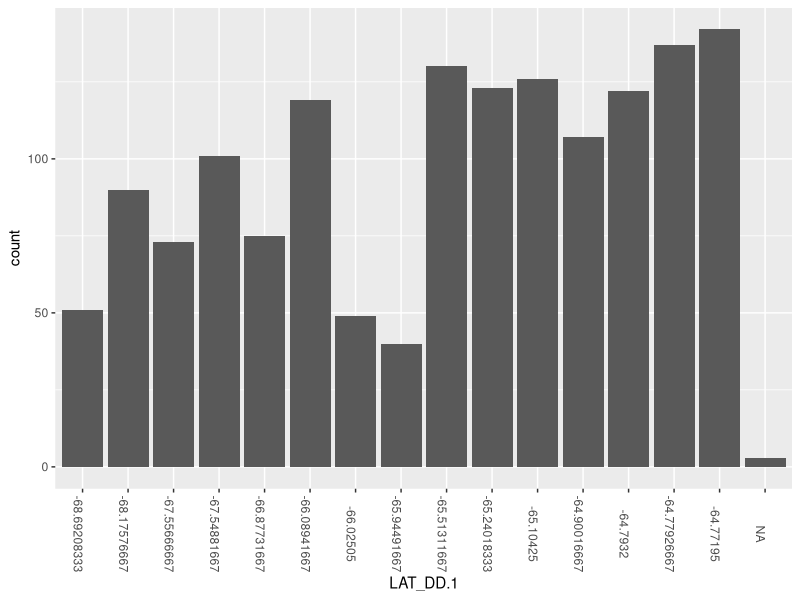
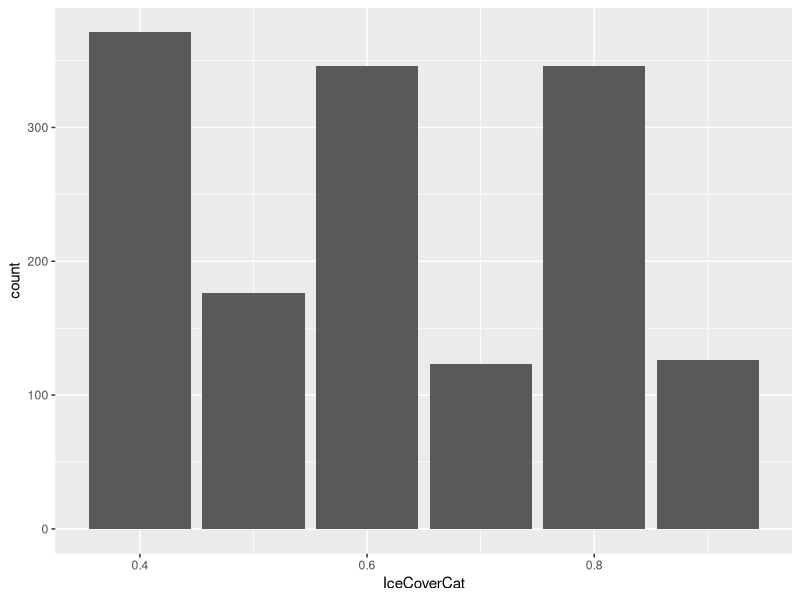

These figures' R source, in order:
## ---- chunk 1
knitr::opts_chunk$set(echo = TRUE)
library(tidyverse)
library(viridis)
library(tufte)
library(kableExtra)
## ---- chunk 2
samples <- read_csv("B-236_Fatty-Acid_Collections_QAQC.csv")
## ---- chunk 3
phyla <- unique(samples$phylum)
phyla <- phyla %>%
  na.omit()
unique(phyla)
## ---- chunk 4
samples$count <- 1
samples$LAT_DD.1 <- as.factor(samples$LAT_DD.1)
ggplot(samples, aes(x = LAT_DD.1, y = count)) +
         geom_col() + 
  theme(axis.text.x = element_text(angle = 270))
          
## ---- chunk 5
samples$count <- 1
ggplot(samples, aes(x = IceCoverCat, y = count)) +
         geom_col()
## ---- chunk 6
class <- unique(samples$class)
class <- class %>%
  na.omit()
unique(class)
## ---- chunk 7
all_inverts <- samples %>%
  filter(kingdom == "Animalia" | is.na(kingdom))
all_algae <- samples %>%
  filter(kingdom %in% c('Plantae', 'Chromista'))
## ---- chunk 8
most_taxa <- samples %>%
  select(count, genusSpecies) %>%
  group_by(genusSpecies) %>%
  summarise(sum(count)) 
names(most_taxa)[names(most_taxa)=="sum(count)"] <- "count"
arrange(most_taxa, desc(count))
## ---- chunk 9
library(dplyr)
sitereps <- read_csv('core_species_siterep.csv')
siterepkable <- kable(sitereps[2:4], longtable = TRUE) 
siterepkable
## ---- chunk 10
most_inverts <- samples %>%
  filter(kingdom == "Animalia" | is.na(kingdom)) %>%
  select(count, genusSpecies) %>%
  group_by(genusSpecies) %>%
  summarise(sum(count)) 
names(most_inverts)[names(most_inverts)=="sum(count)"] <- "count"
arrange(most_inverts, desc(count))
## ---- chunk 11
most_algae <- samples %>%
  filter(kingdom %in% c('Plantae', 'Chromista')) %>%
  select(count, genusSpecies) %>%
  group_by(genusSpecies) %>%
  summarise(sum(count)) 
names(most_algae)[names(most_algae)=="sum(count)"] <- "count"
arrange(most_algae, desc(count))
## ---- chunk 12
algaesamps <- samples %>%
  filter(phylum %in% c("Rhodophyta", "Chlorophyta", "Ochrophyta")) %>%
  group_by(genusSpecies)
algaltable <- algaesamps %>%
  select(phylum, genusSpecies) %>%
    arrange(desc(phylum)) %>%
  distinct(phylum, genusSpecies)
## ---- chunk 13
kable_algae <-kable(algaltable, longtable = TRUE)
kable_algae
